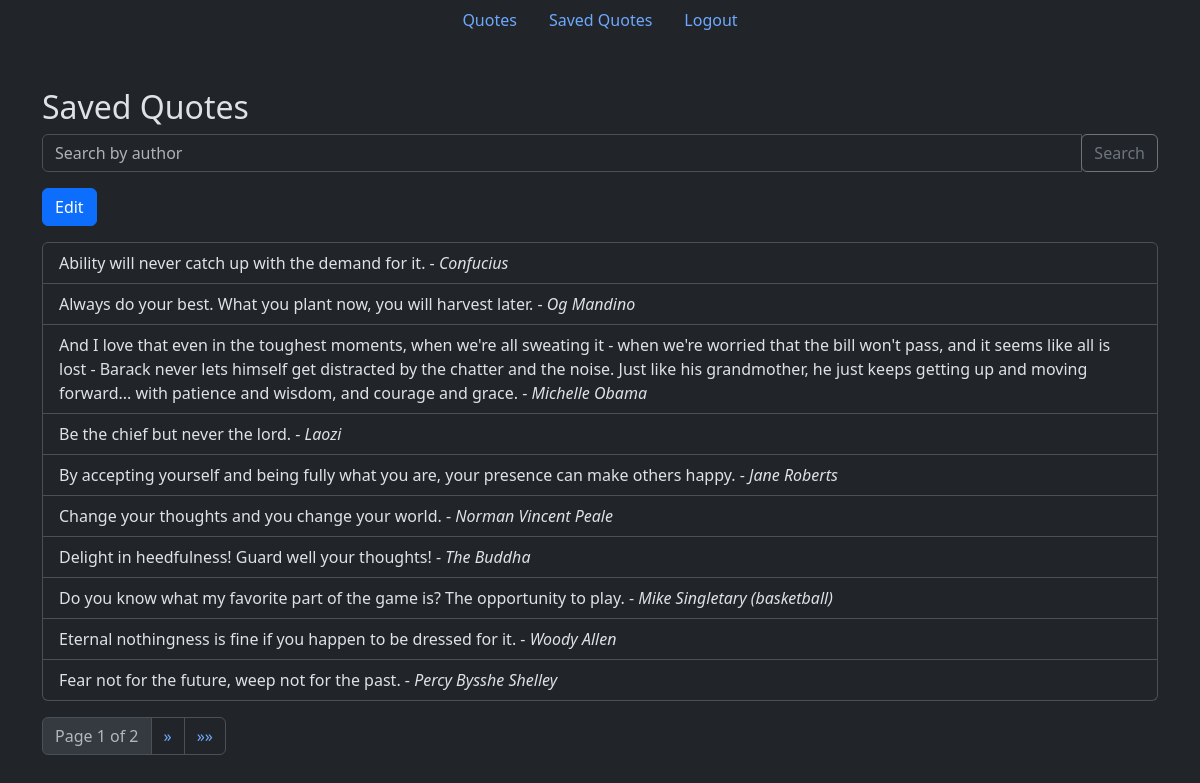
Page /saved-quotes/ (signed in) on the earlier database version.
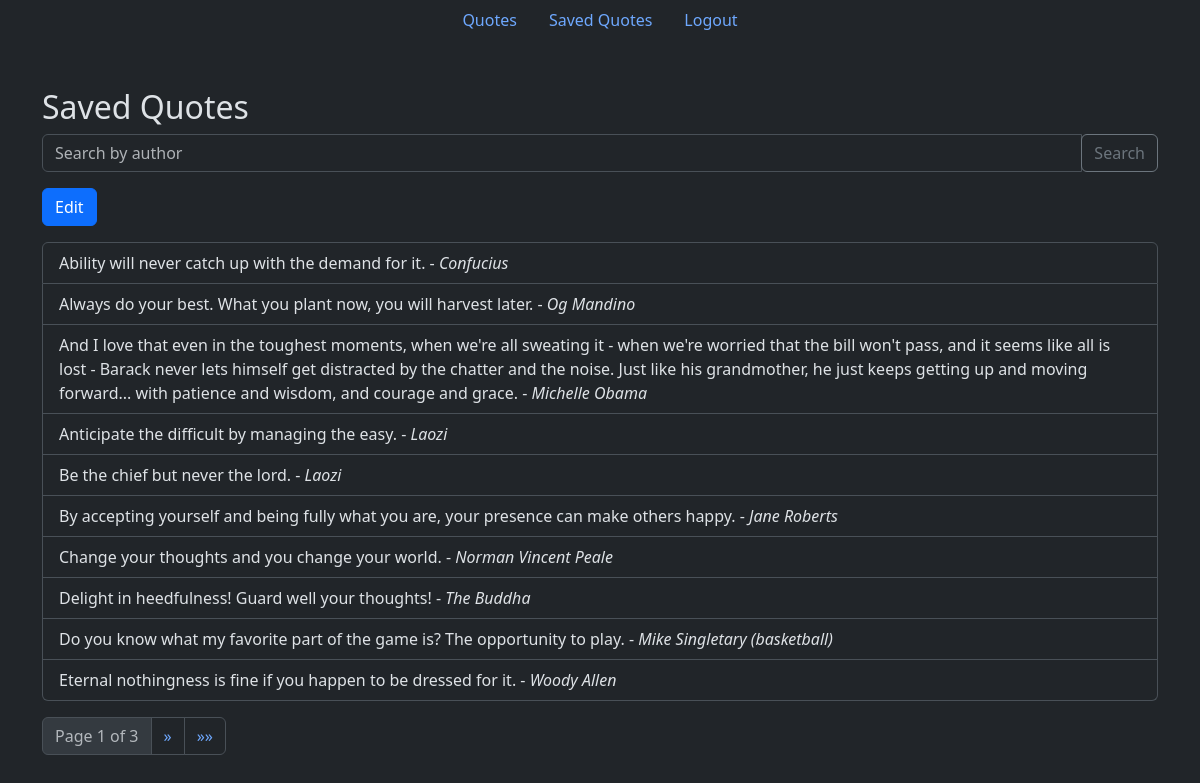
Same page on the later database version.
### quotes/models.py (models this page shows, shortened)
class SavedQuote(models.Model):
    user = models.ForeignKey(User, on_delete=models.CASCADE)
    quote_text = models.TextField()
    quote_author = models.CharField(max_length=100)
    class Meta:
        unique_together = ('user', 'quote_text', 'quote_author')

### quotes/views.py (the view)
# urls.py: path('saved-quotes/', views.saved_quotes, name='saved_quotes'),
@login_required
def saved_quotes(request):
    author = request.GET.get('author', '')
    saved_quotes = SavedQuote.objects.filter(user=request.user)
    if author:
        saved_quotes = saved_quotes.filter(quote_author__icontains=author)
    paginator = Paginator(saved_quotes, 10)  # Show 10 quotes per page
    page_number = request.GET.get('page')
    try:
        page_obj = paginator.page(page_number)
    except PageNotAnInteger:
        page_obj = paginator.page(1)
    except EmptyPage:
        page_obj = paginator.page(paginator.num_pages)
    return render(request, 'saved-quotes/saved_quotes.html', {'page_obj': page_obj, 'selected_author': author})

### quotes/templates/saved-quotes/saved_quotes.html (shortened to what this page needs)
{% extends 'base.html' %} {% block content %}
  <div class="container mt-5">
    <h2>Saved Quotes</h2>
    <form method="get" action="{% url 'saved_quotes' %}" class="mb-3">
      <div class="input-group">
        <input type="text" class="form-control" placeholder="Search by author" name="author" value="{{ selected_author }}" />
        <div class="input-group-append">
          <button type="submit" class="btn btn-outline-secondary">Search</button>
        </div>
      </div>
    </form>
    {% if saved_quotes.count == 0 %}
      <p>No quotes found for the given author.</p>
    {% else %}
      <button type="button" class="btn btn-primary mb-3" id="edit-button">Edit</button>
      <form method="post" action="{% url 'delete_selected_quotes' %}" id="delete-form">
        <ul class="list-group">
          {% for saved_quote in page_obj %}
            <li class="list-group-item">
              {{ saved_quote.quote_text }} - <span class="fst-italic">{{ saved_quote.quote_author }}</span>
            </li>
          {% endfor %}
        </ul>
      </form>
      <nav aria-label="Page navigation">
        <ul class="pagination">
          <li class="page-item disabled">
            <span class="page-link">Page {{ page_obj.number }} of {{ page_obj.paginator.num_pages }}</span>
          </li>
          {% if page_obj.has_next %}
            <li class="page-item">
              <a class="page-link" href="?page={{ page_obj.next_page_number }}" aria-label="Next"><span aria-hidden="true">&raquo;</span></a>
            </li>
            <li class="page-item">
              <a class="page-link" href="?page={{ page_obj.paginator.num_pages }}" aria-label="Last"><span aria-hidden="true">&raquo;&raquo;</span></a>
            </li>
          {% endif %}
        </ul>
      </nav>
    {% endif %}
  </div>
{% endblock %}

Differences in the rows shown:
no longer on this page (row unchanged): SavedQuote: quote_text "Fear not for the future, weep not for the past.", quote_author "Percy Bysshe Shelley"
added SavedQuote: quote_text "Anticipate the difficult by managing the easy.", quote_author "Laozi"
Other differences:
{{ page_obj.paginator.num_pages }}: "2" → "3"
